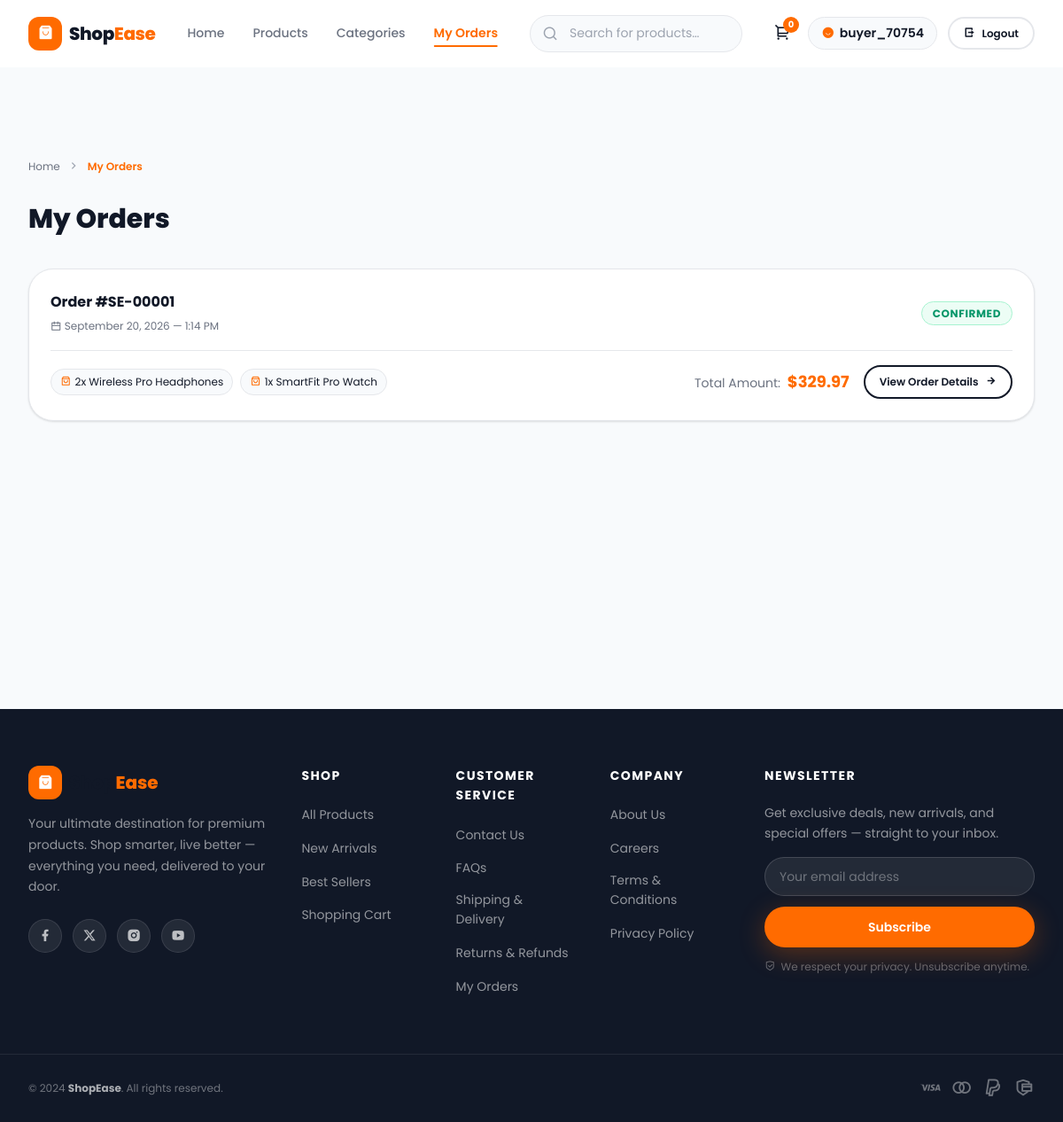
/my-orders/ (signed in), run on the app's committed database.
### store/models.py (models this page shows, shortened)
class Order(models.Model):
    user = models.ForeignKey(User, on_delete=models.CASCADE, related_name='orders')
    full_name = models.CharField(max_length=150)
    email = models.EmailField()
    phone = models.CharField(max_length=20)
    address = models.TextField()
    city = models.CharField(max_length=100)
    state = models.CharField(max_length=100)
    pincode = models.CharField(max_length=20)
    total_amount = models.DecimalField(max_digits=10, decimal_places=2)
    shipping_fee = models.DecimalField(max_digits=10, decimal_places=2, default=0.00)
    payment_method = models.CharField(max_length=50, default='Cash on Delivery')
    status = models.CharField(max_length=20, choices=ORDER_STATUS_CHOICES, default='Confirmed')
    created_at = models.DateTimeField(auto_now_add=True)
    class Meta:
        ordering = ['-created_at']

class OrderItem(models.Model):
    order = models.ForeignKey(Order, on_delete=models.CASCADE, related_name='items')
    product = models.ForeignKey(Product, on_delete=models.SET_NULL, null=True, blank=True)
    product_name = models.CharField(max_length=200)
    price = models.DecimalField(max_digits=10, decimal_places=2)
    quantity = models.PositiveIntegerField(default=1)

### store/views.py (the view)
# urls.py: path('my-orders/', views.my_orders, name='my_orders'),
@login_required(login_url='login')
def my_orders(request):
    orders = Order.objects.filter(user=request.user).order_by('-created_at')
    context = {
        'page_title': 'My Orders – ShopEase',
        'orders': orders,
    }
    return render(request, 'store/my_orders.html', context)

### store/cart.py (called while the page is built, shortened)
def get_cart(request):
    cart = request.session.get(CART_SESSION_ID)
    if not cart:
        cart = request.session[CART_SESSION_ID] = {}
    return cart

def get_cart_details(request):
    cart = get_cart(request)
    items = []
    subtotal = Decimal('0.00')
    total_count = 0
    shipping_fee = Decimal('0.00') if (subtotal >= Decimal('49.00') or subtotal == Decimal('0.00')) else Decimal('4.99')
    grand_total = subtotal + shipping_fee
    return {
        'items': items,
        'subtotal': subtotal,
        'shipping_fee': shipping_fee,
        'grand_total': grand_total,
        'total_count': total_count,
        'free_shipping_eligible': subtotal >= Decimal('49.00'),
        'away_from_free_shipping': max(Decimal('0.00'), Decimal('49.00') - subtotal),
    }

### store/context_processors.py (called while the page is built)
def cart_context(request):
    try:
        cart_info = get_cart_details(request)
        return {
            'cart_count': cart_info['total_count'],
            'cart_grand_total': cart_info['grand_total'],
        }
    except Exception:
        return {
            'cart_count': 0,
            'cart_grand_total': 0,
        }

### templates/store/my_orders.html (shortened to what this page needs)
{% extends 'base.html' %}
{% load static %}
{% block content %}
<section class="my-orders-section section">
    <div class="container">
        <nav class="breadcrumbs" aria-label="Breadcrumb" style="margin-bottom: var(--space-6);">
            <a href="{% url 'home' %}" class="breadcrumb-item">Home</a>
            <span class="breadcrumb-separator"><i class="ri-arrow-right-s-line"></i></span>
            <span class="breadcrumb-item active">My Orders</span>
        </nav>
        <h1 class="page-title" style="font-size: var(--font-size-3xl); font-weight: 800; color: var(--color-navy); margin-bottom: var(--space-8);">
            My Orders
        </h1>
        {% if orders %}
            <div class="orders-list">
                {% for order in orders %}
                    <div class="order-card reveal-fade-up">
                        <div class="order-card-header">
                            <div>
                                <h3 class="order-card-id">Order #SE-{{ order.id|stringformat:"05d" }}</h3>
                                <span class="order-card-date"><i class="ri-calendar-line"></i> {{ order.created_at|date:"F j, Y — g:i A" }}</span>
                            </div>
                            <div class="order-card-header-right">
                                <span class="status-badge status-badge--{{ order.status|lower }}">{{ order.status }}</span>
                            </div>
                        </div>
                        <div class="order-card-body">
                            <div class="order-card-items-preview">
                                {% for item in order.items.all|slice:":3" %}
                                    <div class="item-preview-chip">
                                        <i class="ri-shopping-bag-3-line"></i>
                                        <span>{{ item.quantity }}x {{ item.product_name }}</span>
                                    </div>
                                {% endfor %}
                            </div>
                            <div class="order-card-total">
                                <span>Total Amount:</span>
                                <strong>${{ order.total_amount|floatformat:2 }}</strong>
                            </div>
                            <div class="order-card-action">
                                <a href="{% url 'order_detail' order.id %}" class="btn btn--outline btn--sm">
                                    View Order Details <i class="ri-arrow-right-line"></i>
                                </a>
                            </div>
                        </div>
                    </div>
                {% endfor %}
            </div>
        {% endif %}
    </div>
</section>
{% endblock %}

### templates/base.html (shortened to what this page needs)
{% load static %}
<!DOCTYPE html>
<html lang="en">
<head>
    <link href="https://cdn.jsdelivr.net/npm/remixicon@4.2.0/fonts/remixicon.css" rel="stylesheet">
    <link rel="stylesheet" href="{% static 'css/style.css' %}">
</head>
<body>
    <header class="navbar" id="navbar" role="banner">
        <div class="navbar__inner container">
            <a href="{% url 'home' %}" class="navbar__logo" aria-label="ShopEase Home">
                <span class="logo-icon"><i class="ri-shopping-bag-3-fill"></i></span>
                <span class="logo-text">Shop<span class="logo-accent">Ease</span></span>
            </a>
            <nav class="navbar__links" aria-label="Main Navigation">
                <a href="{% url 'home' %}" class="nav-link {% if request.resolver_match.url_name == 'home' %}active{% endif %}" id="nav-home">Home</a>
                <a href="{% url 'products' %}" class="nav-link {% if request.resolver_match.url_name == 'products' or request.resolver_match.url_name == 'product_detail' %}active{% endif %}" id="nav-products">Products</a>
                <a href="{% url 'home' %}#categories" class="nav-link" id="nav-categories">Categories</a>
                {% if user.is_authenticated %}
                    <a href="{% url 'my_orders' %}" class="nav-link {% if request.resolver_match.url_name == 'my_orders' or request.resolver_match.url_name == 'order_detail' %}active{% endif %}" id="nav-orders">My Orders</a>
                {% endif %}
            </nav>
            <form action="{% url 'products' %}" method="GET" class="navbar__search" role="search">
                <input type="search" name="q" value="{{ search_query|default:'' }}" id="search-input" class="search-input" placeholder="Search for products…" aria-label="Search products">
            </form>
            <div class="navbar__actions">
                <a href="{% url 'cart_detail' %}" class="btn-icon cart-btn" id="cart-btn" aria-label="Shopping cart, {{ cart_count|default:0 }} items">
                    <i class="ri-shopping-cart-2-line"></i>
                    <span class="cart-badge" id="cart-badge" aria-live="polite">{{ cart_count|default:0 }}</span>
                </a>
                {% if user.is_authenticated %}
                    <div class="user-menu">
                        <span class="user-greeting" title="{{ user.username }}"><i class="ri-user-smile-fill"></i> {{ user.username }}</span>
                        <a href="{% url 'logout' %}" class="btn btn--ghost btn--sm" id="logout-btn"><i class="ri-logout-box-r-line"></i> Logout</a>
                    </div>
                {% else %}
                    <a href="{% url 'login' %}" class="btn btn--ghost" id="login-btn">Login</a>
                    <a href="{% url 'register' %}" class="btn btn--primary" id="register-btn">Register</a>
                {% endif %}
            </div>
        </div>
    </header>
    <main id="main-content">
        {% block content %}{% endblock %}
    </main>
    <footer class="footer" id="about">
        <div class="footer__top container">
            <div class="footer__col footer__brand">
                <a href="{% url 'home' %}" class="footer__logo" aria-label="ShopEase">
                    <span class="logo-icon"><i class="ri-shopping-bag-3-fill"></i></span>
                    <span class="logo-text">Shop<span class="logo-accent">Ease</span></span>
                </a>
                <p class="footer__desc">Your ultimate destination for premium products. Shop smarter, live better — everything you need, delivered to your door.</p>
                <div class="footer__social">
                    <a href="#" class="social-link" aria-label="Facebook"><i class="ri-facebook-fill"></i></a>
                    <a href="#" class="social-link" aria-label="Twitter"><i class="ri-twitter-x-fill"></i></a>
                    <a href="#" class="social-link" aria-label="Instagram"><i class="ri-instagram-fill"></i></a>
                    <a href="#" class="social-link" aria-label="YouTube"><i class="ri-youtube-fill"></i></a>
                </div>
            </div>
            <div class="footer__col">
                <h4 class="footer__heading">Shop</h4>
                <ul class="footer__list">
                    <li><a href="{% url 'products' %}" class="footer__link">All Products</a></li>
                    <li><a href="{% url 'products' %}?sort=newest" class="footer__link">New Arrivals</a></li>
                    <li><a href="{% url 'products' %}?sort=rating" class="footer__link">Best Sellers</a></li>
                    <li><a href="{% url 'cart_detail' %}" class="footer__link">Shopping Cart</a></li>
                </ul>
            </div>
            <div class="footer__col">
                <h4 class="footer__heading">Customer Service</h4>
                <ul class="footer__list">
                    <li><a href="#" class="footer__link">Contact Us</a></li>
                    <li><a href="#" class="footer__link">FAQs</a></li>
                    <li><a href="#" class="footer__link">Shipping &amp; Delivery</a></li>
                    <li><a href="#" class="footer__link">Returns &amp; Refunds</a></li>
                    {% if user.is_authenticated %}
                        <li><a href="{% url 'my_orders' %}" class="footer__link">My Orders</a></li>
                    {% endif %}
                </ul>
            </div>
            <div class="footer__col">
                <h4 class="footer__heading">Company</h4>
                <ul class="footer__list">
                    <li><a href="#" class="footer__link">About Us</a></li>
                    <li><a href="#" class="footer__link">Careers</a></li>
                    <li><a href="#" class="footer__link">Terms &amp; Conditions</a></li>
                    <li><a href="#" class="footer__link">Privacy Policy</a></li>
                </ul>
            </div>
            <div class="footer__col footer__newsletter">
                <h4 class="footer__heading">Newsletter</h4>
                <p class="footer__newsletter-text">Get exclusive deals, new arrivals, and special offers — straight to your inbox.</p>
                <form class="newsletter-form" id="newsletter-form" novalidate aria-label="Newsletter signup">
                    <input type="email" class="newsletter-input" id="newsletter-email" placeholder="Your email address" aria-label="Email address" required>
                    <button type="submit" class="btn btn--primary newsletter-btn" id="newsletter-submit">Subscribe</button>
                </form>
                <p class="footer__newsletter-note"><i class="ri-shield-check-line"></i> We respect your privacy. Unsubscribe anytime.</p>
            </div>
        </div>
        <div class="footer__bottom">
            <div class="container footer__bottom-inner">
                <p class="footer__copy">&copy; 2024 <strong>ShopEase</strong>. All rights reserved.</p>
                <div class="footer__payment">
                    <span class="payment-icon" title="Visa"><i class="ri-visa-line"></i></span>
                    <span class="payment-icon" title="Mastercard"><i class="ri-mastercard-line"></i></span>
                    <span class="payment-icon" title="PayPal"><i class="ri-paypal-line"></i></span>
                    <span class="payment-icon" title="Secure Payment"><i class="ri-secure-payment-line"></i></span>
                </div>
            </div>
        </div>
    </footer>
</body>
</html>

### data on the page
Order: id "00001", created_at "September 20, 2026 — 1:14 PM", status "CONFIRMED", total_amount "329.97"
OrderItem: quantity "2", product_name "Wireless Pro Headphones"
OrderItem: quantity "1", product_name "SmartFit Pro Watch"

### other printed values
{{ cart_count|default:0 }} "0"
{{ user.username }} "buyer_70754"
